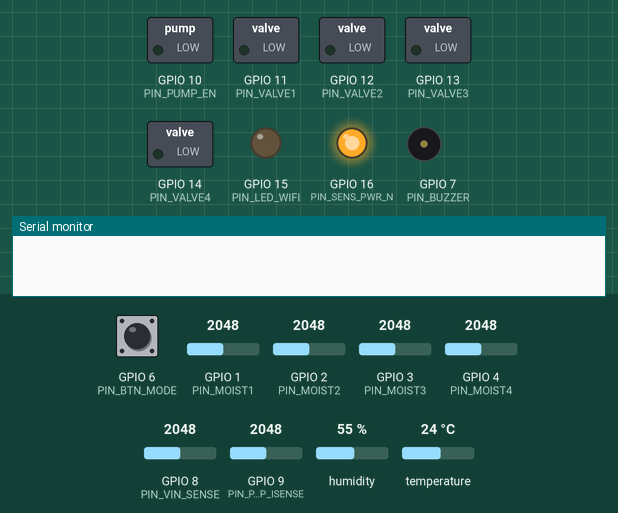
This program was run on a simulated ESP32-S3. Shown: switched loads named in the program (green lamp = pin HIGH), output pins drawn as LEDs (lit = HIGH), buzzer (waves = sounding, pin HIGH), the last lines printed to the serial monitor. The inputs (shaded band) are chosen by the test bench; at power-on: GPIO 6 (PIN_BTN_MODE) HIGH, GPIO 1 (PIN_MOIST1) = 2048, GPIO 2 (PIN_MOIST2) = 2048, GPIO 3 (PIN_MOIST3) = 2048, GPIO 4 (PIN_MOIST4) = 2048, GPIO 8 (PIN_VIN_SENSE) = 2048, GPIO 9 (PIN_PUMP_ISENSE) = 2048, humidity 55 %, temperature 24 °C (analog values on the 0–4095 scale). WiFi joins after 1.5 s; servers stay silent unless stated.

Above: at 1.3 s.
1.4 s: GPIO 6 (PIN_BTN_MODE) pulled LOW for 3.2 s
At 5.12 s:
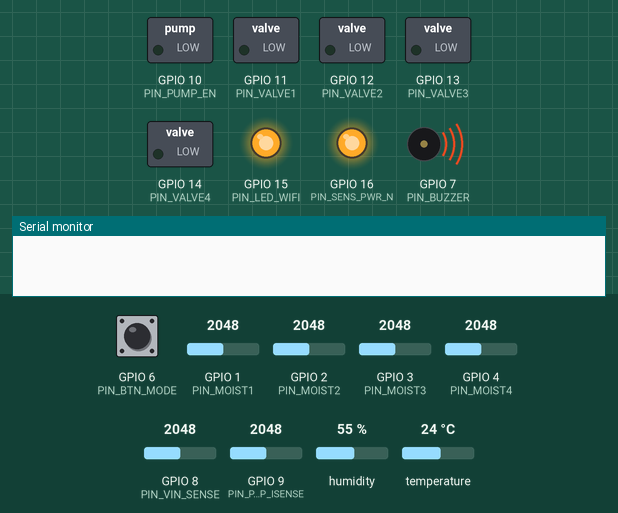
At 10.8 s:
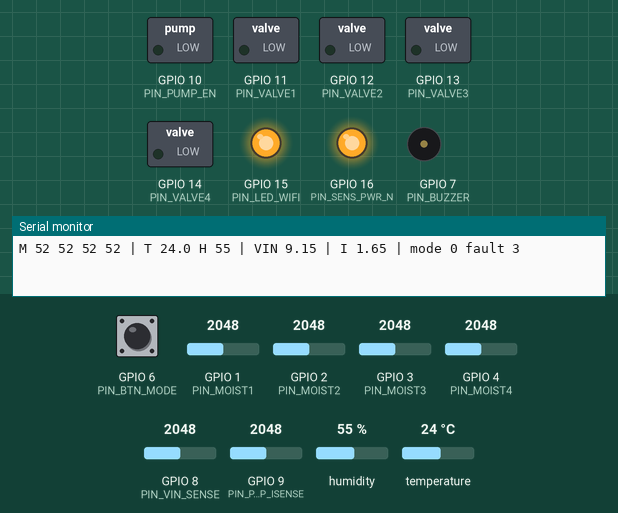
Timing chart, 0 to 21.7 s (numbered marks = the images above; inputs shaded):
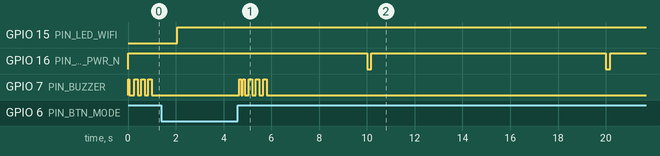

The program:

main.cpp
```cpp
// =============================================================================
//  Smart IoT Irrigation Controller v2 - board Rev B
//  Mohammed Olamilekan Aliyu
//
//  main.cpp : start-up, Blynk link, MODE button and the task schedule
//
//  Watering and protection run from timers and do not depend on Wi-Fi, so the
//  controller keeps working when the network is down.
//
//  Blynk virtual pins
//    V0-V3   soil moisture %, zones 1-4        (read)
//    V4, V5  temperature C, humidity %         (read)
//    V6      supply voltage V                  (read)
//    V7      pump current A                    (read)
//    V8      mode: 0 auto, 1 manual, 2 off     (read/write)
//    V9      fault code, see zones.h           (read)
//    V10-V13 manual valve switches, zones 1-4  (write, manual mode only)
//    V14     dry threshold %                   (write)
//    V15     wet threshold %                   (write)
//    V16     clear fault                       (write)
// =============================================================================
#include "config.h"
#include <WiFi.h>
#include <BlynkSimpleEsp32.h>
#include "sensors.h"
#include "outputs.h"
#include "zones.h"

static BlynkTimer timer;
static SensorData data;

// ---- Tasks ------------------------------------------------------------------

static void sensorTask() {
  sensorsRead(data);
  zonesUpdate(data);

  if (Blynk.connected()) {
    for (int z = 0; z < NUM_ZONES; z++) Blynk.virtualWrite(V0 + z, data.moisturePct[z]);
    if (data.dhtOk) { Blynk.virtualWrite(V4, data.tempC); Blynk.virtualWrite(V5, data.humidity); }
    Blynk.virtualWrite(V6, data.vin);
    Blynk.virtualWrite(V7, data.pumpA);
  }

  Serial.printf("M %d %d %d %d | T %.1f H %.0f | VIN %.2f | I %.2f | mode %d fault %d\n",
                data.moisturePct[0], data.moisturePct[1], data.moisturePct[2], data.moisturePct[3],
                data.tempC, data.humidity, data.vin, data.pumpA, zonesMode(), zonesFault());
}

// Short press: AUTO -> MANUAL -> OFF. Long press (2 s): clear a latched fault.
static void buttonTask() {
  static bool          wasDown = false;
  static unsigned long downAt  = 0;

  bool down = (digitalRead(PIN_BTN_MODE) == LOW);
  if (down && !wasDown) downAt = millis();
  if (!down && wasDown) {
    unsigned long held = millis() - downAt;
    if (held > 2000) {
      zonesClearFault();
      buzz(80, 2);
    } else if (held > 40) {                                  // ignore contact bounce
      zonesSetMode((Mode)((zonesMode() + 1) % 3));
      buzz(60, zonesMode() + 1);                             // 1, 2 or 3 beeps
      if (Blynk.connected()) Blynk.virtualWrite(V8, (int)zonesMode());
    }
  }
  wasDown = down;
}

// LED: solid when online, blinking when Wi-Fi is up but Blynk is not, off when offline.
// A new fault is pushed to the app here, so it shows within a second.
static void statusTask() {
  static Fault lastSent = FAULT_NONE;

  bool wifiUp = (WiFi.status() == WL_CONNECTED);
  wifiLed(wifiUp && (Blynk.connected() || (millis() / 500) % 2));

  if (Blynk.connected() && zonesFault() != lastSent) {
    lastSent = zonesFault();
    Blynk.virtualWrite(V9, (int)lastSent);
  }
}

// ---- Blynk handlers -----------------------------------------------------------

BLYNK_WRITE(V8)  { zonesSetMode((Mode)param.asInt()); }
BLYNK_WRITE(V10) { zonesManual(0, param.asInt()); }
BLYNK_WRITE(V11) { zonesManual(1, param.asInt()); }
BLYNK_WRITE(V12) { zonesManual(2, param.asInt()); }
BLYNK_WRITE(V13) { zonesManual(3, param.asInt()); }
BLYNK_WRITE(V14) { zonesSetThresholds(param.asInt(), zoneCfg(0).wetPct); }
BLYNK_WRITE(V15) { zonesSetThresholds(zoneCfg(0).dryPct, param.asInt()); }
BLYNK_WRITE(V16) { if (param.asInt()) zonesClearFault(); }
BLYNK_CONNECTED() { Blynk.syncVirtual(V8, V14, V15); }

// ---- Arduino entry points -------------------------------------------------------

void setup() {
  Serial.begin(115200);
  outputsBegin();                       // outputs off before anything else
  sensorsBegin();
  zonesBegin();
  pinMode(PIN_BTN_MODE, INPUT_PULLUP);

  WiFi.begin(WIFI_SSID, WIFI_PASS);     // does not block: control starts straight away
  Blynk.config(BLYNK_AUTH_TOKEN);

  timer.setInterval(SENSOR_PERIOD_MS, sensorTask);
  timer.setInterval(SAFETY_PERIOD_MS, zonesSafetyTick);
  timer.setInterval(BUTTON_PERIOD_MS, buttonTask);
  timer.setInterval(STATUS_PERIOD_MS, statusTask);

  buzz(50);                             // power-on beep
}

void loop() {
  if (WiFi.status() == WL_CONNECTED) Blynk.run();
  timer.run();
}
```

outputs.h
```cpp
// outputs.h : pump, valves, buzzer and status LED
#pragma once
#include <Arduino.h>

void outputsBegin();                  // everything off
bool pumpStart();                     // soft start; false = stopped on overcurrent during the ramp
void pumpStop();
bool pumpRunning();
void valveSet(int zone, bool open);
bool valveOpen(int zone);
int  valvesOpenCount();
void allOff();                        // pump first, then every valve
void buzz(int ms, int times = 1);
void wifiLed(bool on);
```

secrets.example.h
```cpp
#pragma once
// Copy to secrets.h and fill in. secrets.h is git-ignored.
#define BLYNK_TEMPLATE_ID   "TMPLxxxxxx"
#define BLYNK_TEMPLATE_NAME "Smart Irrigation"
#define BLYNK_AUTH_TOKEN    "your-device-token"
#define WIFI_SSID           "your-ssid"
#define WIFI_PASS           "your-password"
```

sensors.h
```cpp
// sensors.h : soil moisture, DHT11, supply voltage and pump current
#pragma once
#include <Arduino.h>

struct SensorData {
  int   moisturePct[4];   // 0 = dry, 100 = wet
  bool  moistureOk[4];    // false when a probe is shorted, open or unplugged
  float tempC;            // NAN when the DHT11 did not answer
  float humidity;
  float vin;              // 12 V rail, volts
  float pumpA;            // pump current, amps
  bool  dhtOk;
};

void  sensorsBegin();
void  sensorsRead(SensorData &d);   // blocks for about 150 ms while the sensor rail settles
float readPumpCurrent();            // averaged; blocks for about 0.5 ms
float readVin();
```

zones.h
```cpp
// zones.h : watering logic, operating modes and fault handling
#pragma once
#include "sensors.h"

enum Mode  { MODE_AUTO = 0, MODE_MANUAL = 1, MODE_OFF = 2 };
enum Fault { FAULT_NONE = 0, FAULT_OVERCURRENT, FAULT_DRY_RUN, FAULT_VIN, FAULT_TIMEOUT };

struct ZoneCfg { int dryPct; int wetPct; bool enabled; };

void     zonesBegin();
void     zonesUpdate(const SensorData &d);   // call after every sensor read
void     zonesSafetyTick();                  // call every 100 ms
void     zonesManual(int zone, bool on);     // only acts in MODE_MANUAL
void     zonesSetMode(Mode m);
void     zonesSetThresholds(int dryPct, int wetPct);   // applied to every zone, range-checked
Mode     zonesMode();
Fault    zonesFault();
void     zonesClearFault();
ZoneCfg &zoneCfg(int z);
```

outputs.cpp
```cpp
// outputs.cpp : pump, valves, buzzer and status LED
#include "outputs.h"
#include "sensors.h"
#include "config.h"

static const uint8_t VALVE_PINS[NUM_ZONES] = {PIN_VALVE1, PIN_VALVE2, PIN_VALVE3, PIN_VALVE4};
static const int     PUMP_DUTY_MAX = (1 << PUMP_PWM_BITS) - 1;

static bool valveState[NUM_ZONES] = {false, false, false, false};
static bool pumpOn = false;

void outputsBegin() {
  for (uint8_t pin : VALVE_PINS) { pinMode(pin, OUTPUT); digitalWrite(pin, LOW); }
  ledcAttach(PIN_PUMP_EN, PUMP_PWM_HZ, PUMP_PWM_BITS);
  ledcWrite(PIN_PUMP_EN, 0);
  pinMode(PIN_BUZZER, OUTPUT);   digitalWrite(PIN_BUZZER, LOW);
  pinMode(PIN_LED_WIFI, OUTPUT); digitalWrite(PIN_LED_WIFI, LOW);
}

// Ramps the PWM duty from 0 to 100 % to limit the inrush current, and checks the
// current on every step so a stalled pump is stopped before the ramp finishes.
//
// The shunt is in the MOSFET source, so it only carries current while the MOSFET
// is on. The filtered reading is (duty x motor current); dividing by the duty
// gives the motor current.
bool pumpStart() {
  if (pumpOn) return true;
  for (int step = 1; step <= SOFTSTART_STEPS; step++) {
    ledcWrite(PIN_PUMP_EN, PUMP_DUTY_MAX * step / SOFTSTART_STEPS);
    delay(SOFTSTART_MS / SOFTSTART_STEPS);
    float duty = (float)step / SOFTSTART_STEPS;
    if (duty >= SOFTSTART_CHECK_FROM_DUTY && readPumpCurrent() / duty > PUMP_MAX_CURRENT_A) {
      ledcWrite(PIN_PUMP_EN, 0);
      return false;
    }
  }
  pumpOn = true;
  return true;
}

void pumpStop()    { ledcWrite(PIN_PUMP_EN, 0); pumpOn = false; }
bool pumpRunning() { return pumpOn; }

void valveSet(int z, bool open) {
  if (z < 0 || z >= NUM_ZONES) return;
  digitalWrite(VALVE_PINS[z], open ? HIGH : LOW);
  valveState[z] = open;
}

bool valveOpen(int z) { return z >= 0 && z < NUM_ZONES && valveState[z]; }

int valvesOpenCount() {
  int n = 0;
  for (bool open : valveState) n += open;
  return n;
}

// Pump first, so it never pushes against closed valves.
void allOff() {
  pumpStop();
  delay(PUMP_LAG_MS);
  for (int z = 0; z < NUM_ZONES; z++) valveSet(z, false);
}

void buzz(int ms, int times) {
  for (int i = 0; i < times; i++) {
    digitalWrite(PIN_BUZZER, HIGH); delay(ms);
    digitalWrite(PIN_BUZZER, LOW);  delay(ms);
  }
}

void wifiLed(bool on) { digitalWrite(PIN_LED_WIFI, on); }
```

sensors.cpp
```cpp
// sensors.cpp : soil moisture, DHT11, supply voltage and pump current
#include "sensors.h"
#include "config.h"
#include <DHT.h>

static DHT dht(PIN_DHT, DHT11);
static const uint8_t MOIST_PINS[NUM_ZONES] = {PIN_MOIST1, PIN_MOIST2, PIN_MOIST3, PIN_MOIST4};

void sensorsBegin() {
  pinMode(PIN_SENS_PWR_N, OUTPUT);
  digitalWrite(PIN_SENS_PWR_N, HIGH);        // sensor rail off until a reading is needed (slows probe corrosion)
  analogReadResolution(12);
  analogSetAttenuation(ADC_11db);            // full 0 to 3.1 V range on every ADC pin
  dht.begin();
}

static int rawToPercent(int raw) {
  return constrain(map(raw, MOIST_RAW_DRY, MOIST_RAW_WET, 0, 100), 0, 100);
}

float readVin() {
  return analogReadMilliVolts(PIN_VIN_SENSE) / 1000.0f * VIN_DIV_RATIO;
}

// The pump is switched at 20 kHz during soft start. Averaging over about ten PWM
// periods removes the ripple that is left after the 1 k + 100 nF filter.
float readPumpCurrent() {
  uint32_t sumMilliVolts = 0;
  for (int i = 0; i < ISENSE_SAMPLES; i++) {
    sumMilliVolts += analogReadMilliVolts(PIN_PUMP_ISENSE);
    delayMicroseconds(ISENSE_SAMPLE_US);
  }
  return (sumMilliVolts / (float)ISENSE_SAMPLES) / 1000.0f / ISENSE_V_PER_A;
}

void sensorsRead(SensorData &d) {
  digitalWrite(PIN_SENS_PWR_N, LOW);         // power the sensor rail
  delay(SENSOR_SETTLE_MS);

  for (int z = 0; z < NUM_ZONES; z++) {
    long sum = 0;
    for (int s = 0; s < MOIST_SAMPLES; s++) sum += analogRead(MOIST_PINS[z]);
    int raw = sum / MOIST_SAMPLES;
    d.moistureOk[z]  = (raw >= MOIST_RAW_MIN && raw <= MOIST_RAW_MAX);
    d.moisturePct[z] = rawToPercent(raw);
  }

  float t = dht.readTemperature();
  float h = dht.readHumidity();
  d.dhtOk    = !(isnan(t) || isnan(h));
  d.tempC    = d.dhtOk ? t : NAN;
  d.humidity = d.dhtOk ? h : NAN;

  digitalWrite(PIN_SENS_PWR_N, HIGH);        // rail off again

  d.vin   = readVin();
  d.pumpA = readPumpCurrent();
}
```

zones.cpp
```cpp
// zones.cpp : watering logic, operating modes and fault handling
//
// Rules this file enforces:
//   1. A valve is always open before the pump starts, and the pump always stops
//      before the last valve closes.
//   2. No more than MAX_ZONES_OPEN valves are open at once.
//   3. Any fault switches everything off and stays latched until it is cleared
//      by a long press of the MODE button or from the app.
#include "zones.h"
#include "outputs.h"
#include "config.h"

static ZoneCfg       cfg[NUM_ZONES];
static unsigned long openedAt[NUM_ZONES] = {0};
static unsigned long pumpStartedAt = 0;
static Mode          mode  = MODE_AUTO;
static Fault         fault = FAULT_NONE;

ZoneCfg &zoneCfg(int z) { return cfg[z]; }
Mode     zonesMode()    { return mode; }
Fault    zonesFault()   { return fault; }

void zonesBegin() {
  for (ZoneCfg &c : cfg) { c.dryPct = DEFAULT_DRY_PCT; c.wetPct = DEFAULT_WET_PCT; c.enabled = true; }
}

// Latches the first fault only, so a fault that persists does not sound the buzzer again.
static void trip(Fault f) {
  allOff();
  if (fault != FAULT_NONE) return;
  fault = f;
  buzz(150, 3);
}

void zonesClearFault() { fault = FAULT_NONE; }

static void openZone(int z) {
  if (fault != FAULT_NONE || valveOpen(z)) return;
  if (valvesOpenCount() >= MAX_ZONES_OPEN) return;      // rule 2

  valveSet(z, true);
  openedAt[z] = millis();
  delay(VALVE_LEAD_MS);                                  // rule 1: valve first

  if (!pumpRunning()) {
    if (!pumpStart()) { trip(FAULT_OVERCURRENT); return; }   // stalled pump caught during the ramp
    pumpStartedAt = millis();
  }
}

static void closeZone(int z) {
  if (!valveOpen(z)) return;
  if (valvesOpenCount() == 1) pumpStop();                // rule 1: pump first
  delay(PUMP_LAG_MS);
  valveSet(z, false);
}

// Changing mode always stops watering, so nothing is left running by the old mode.
void zonesSetMode(Mode m) {
  if (m != MODE_AUTO && m != MODE_MANUAL && m != MODE_OFF) return;
  if (m == mode) return;
  allOff();
  mode = m;
}

void zonesManual(int z, bool on) {
  if (mode != MODE_MANUAL) return;
  if (on) openZone(z); else closeZone(z);
}

void zonesSetThresholds(int dryPct, int wetPct) {
  dryPct = constrain(dryPct, 5, 90);
  wetPct = constrain(wetPct, dryPct + MIN_HYSTERESIS_PCT, 95);
  for (ZoneCfg &c : cfg) { c.dryPct = dryPct; c.wetPct = wetPct; }
}

void zonesUpdate(const SensorData &d) {
  if (d.vin < VIN_MIN_V || d.vin > VIN_MAX_V) { trip(FAULT_VIN); return; }
  if (mode != MODE_AUTO || fault != FAULT_NONE) return;

  for (int z = 0; z < NUM_ZONES; z++) {
    if (!cfg[z].enabled || !d.moistureOk[z]) { closeZone(z); continue; }   // never water on a bad reading
    if (d.moisturePct[z] >= cfg[z].wetPct)      closeZone(z);
    else if (d.moisturePct[z] < cfg[z].dryPct)  openZone(z);
  }
}

// Fast protection, independent of the 10 s sensor loop.
void zonesSafetyTick() {
  // Supply voltage: checked here as well as in zonesUpdate(), so a failing supply
  // stops the pump within a few hundred milliseconds instead of at the next sensor read.
  static uint8_t vinBadTicks = 0;
  float vin = readVin();
  vinBadTicks = (vin < VIN_MIN_V || vin > VIN_MAX_V) ? vinBadTicks + 1 : 0;
  if (vinBadTicks >= VIN_FAULT_TICKS) { vinBadTicks = 0; trip(FAULT_VIN); return; }

  if (!pumpRunning()) return;

  float amps = readPumpCurrent();
  if (amps > PUMP_MAX_CURRENT_A) { trip(FAULT_OVERCURRENT); return; }
  if (millis() - pumpStartedAt > DRY_RUN_GRACE_MS && amps < PUMP_DRY_CURRENT_A) { trip(FAULT_DRY_RUN); return; }

  for (int z = 0; z < NUM_ZONES; z++) {
    if (valveOpen(z) && millis() - openedAt[z] > MAX_WATER_MS) { trip(FAULT_TIMEOUT); return; }
  }
}
```

Source omitted: config.h (4459 bytes)

Measured:
- after the input at 1.4 s, GPIO 7 (PIN_BUZZER): goes HIGH 0.08 s, LOW 0.08 s, HIGH 0.08 s, 3 × (LOW 0.16 s, HIGH 0.15 s), then LOW, starting after 3.3 s
- by itself, GPIO 16 (PIN_SENS_PWR_N): alternates HIGH for 9.8 s and LOW for 0.18 s
- by itself, GPIO 7 (PIN_BUZZER): alternates HIGH for 0.15 s and LOW for 0.15 s
